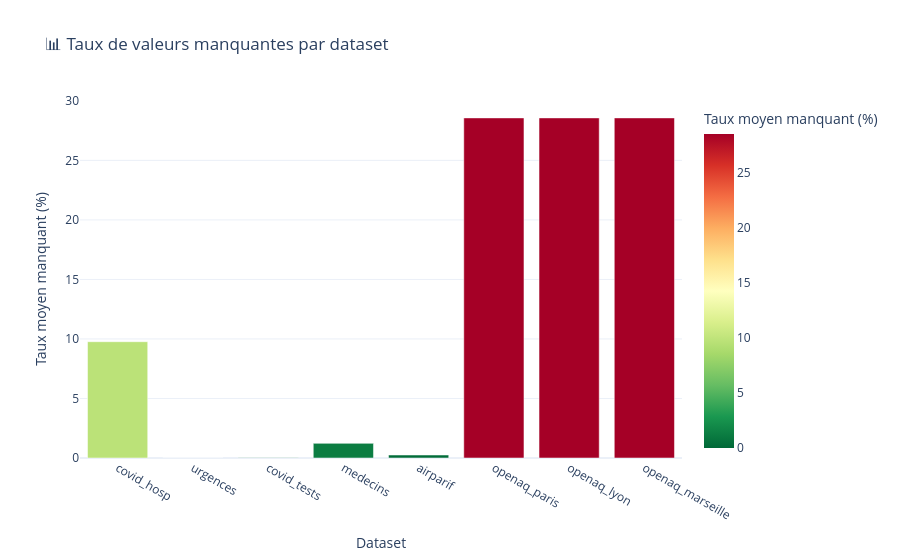

Notebook source saved alongside this figure:
### Code cell
# Heatmap des valeurs manquantes
print("\n" + "="*60)
print("🗺️ HEATMAP DES VALEURS MANQUANTES")
print("="*60)

# Créer un résumé
missing_summary = []
for name, df in datasets.items():
    if df is not None:
        pct_missing = df.isnull().mean().mean() * 100
        missing_summary.append({
            'Dataset': name,
            'Taux moyen manquant (%)': round(pct_missing, 2)
        })

if missing_summary:
    ms_df = pd.DataFrame(missing_summary)
    
    fig = px.bar(
        ms_df,
        x='Dataset',
        y='Taux moyen manquant (%)',
        title='📊 Taux de valeurs manquantes par dataset',
        color='Taux moyen manquant (%)',
        color_continuous_scale='RdYlGn_r'
    )
    fig.update_layout(template='plotly_white')
    fig.show()

### Figure 1 — Plotly figure (JSON) as saved in the notebook; plotly's stock layout.template omitted (floating-point values rounded to 4 significant figures)
{"data": [{"alignmentgroup": "True", "hovertemplate": "Dataset=%{x}<br>Taux moyen manquant (%)=%{marker.color}<extra></extra>", "legendgroup": "", "marker": {"color": [9.77, 0, 0.03, 1.23, 0.25, 28.57, 28.57, 28.57], "coloraxis": "coloraxis", "pattern": {"shape": ""}}, "name": "", "offsetgroup": "", "orientation": "v", "showlegend": false, "textposition": "auto", "type": "bar", "x": ["covid_hosp", "urgences", "covid_tests", "medecins", "airparif", "openaq_paris", "openaq_lyon", "openaq_marseille"], "xaxis": "x", "y": [9.77, 0, 0.03, 1.23, 0.25, 28.57, 28.57, 28.57], "yaxis": "y"}], "layout": {"barmode": "relative", "coloraxis": {"colorbar": {"title": {"text": "Taux moyen manquant (%)"}}, "colorscale": [[0, "rgb(0,104,55)"], [0.1, "rgb(26,152,80)"], [0.2, "rgb(102,189,99)"], [0.3, "rgb(166,217,106)"], [0.4, "rgb(217,239,139)"], [0.5, "rgb(255,255,191)"], [0.6, "rgb(254,224,139)"], [0.7, "rgb(253,174,97)"], [0.8, "rgb(244,109,67)"], [0.9, "rgb(215,48,39)"], [1, "rgb(165,0,38)"]]}, "legend": {"tracegroupgap": 0}, "title": {"text": "📊 Taux de valeurs manquantes par dataset"}, "xaxis": {"anchor": "y", "domain": [0, 1], "title": {"text": "Dataset"}}, "yaxis": {"anchor": "x", "domain": [0, 1], "title": {"text": "Taux moyen manquant (%)"}}}}
